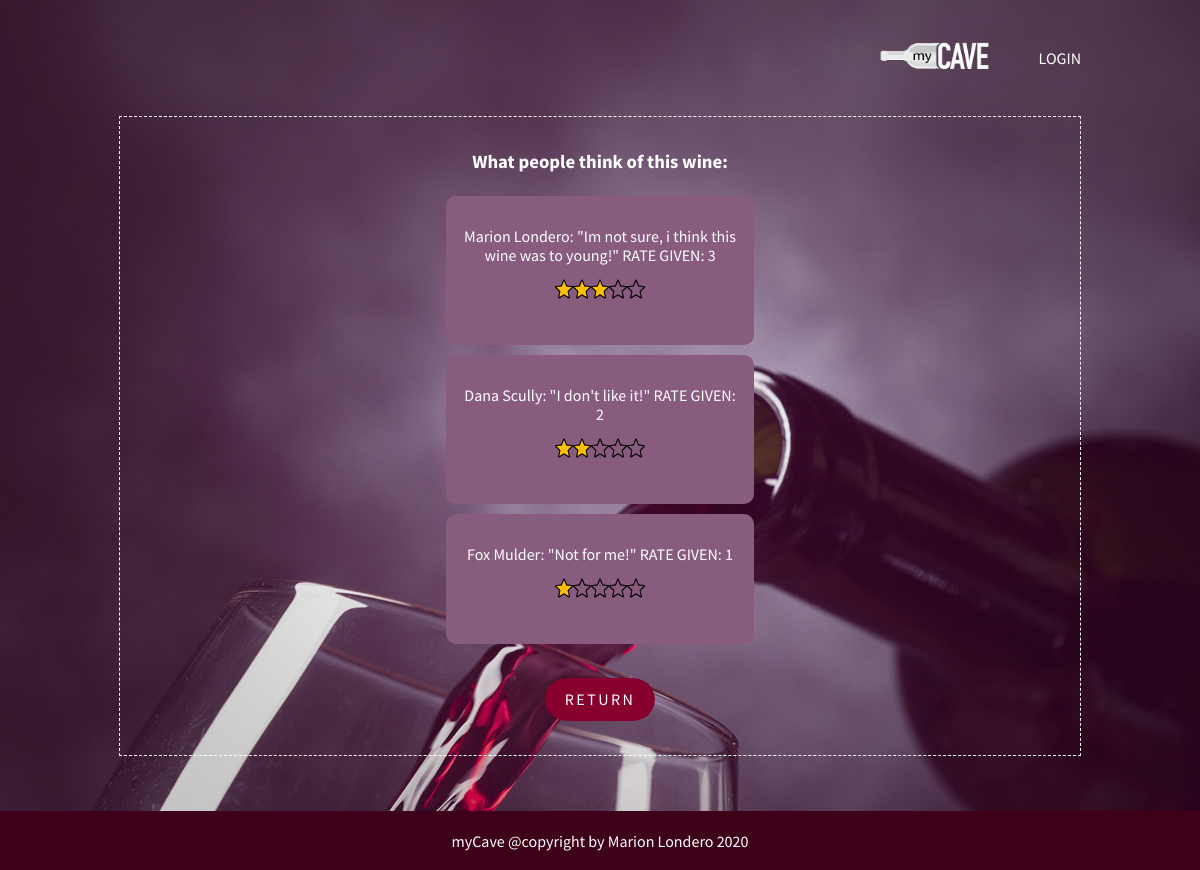
The app's page /comments.php?id=4, older data.
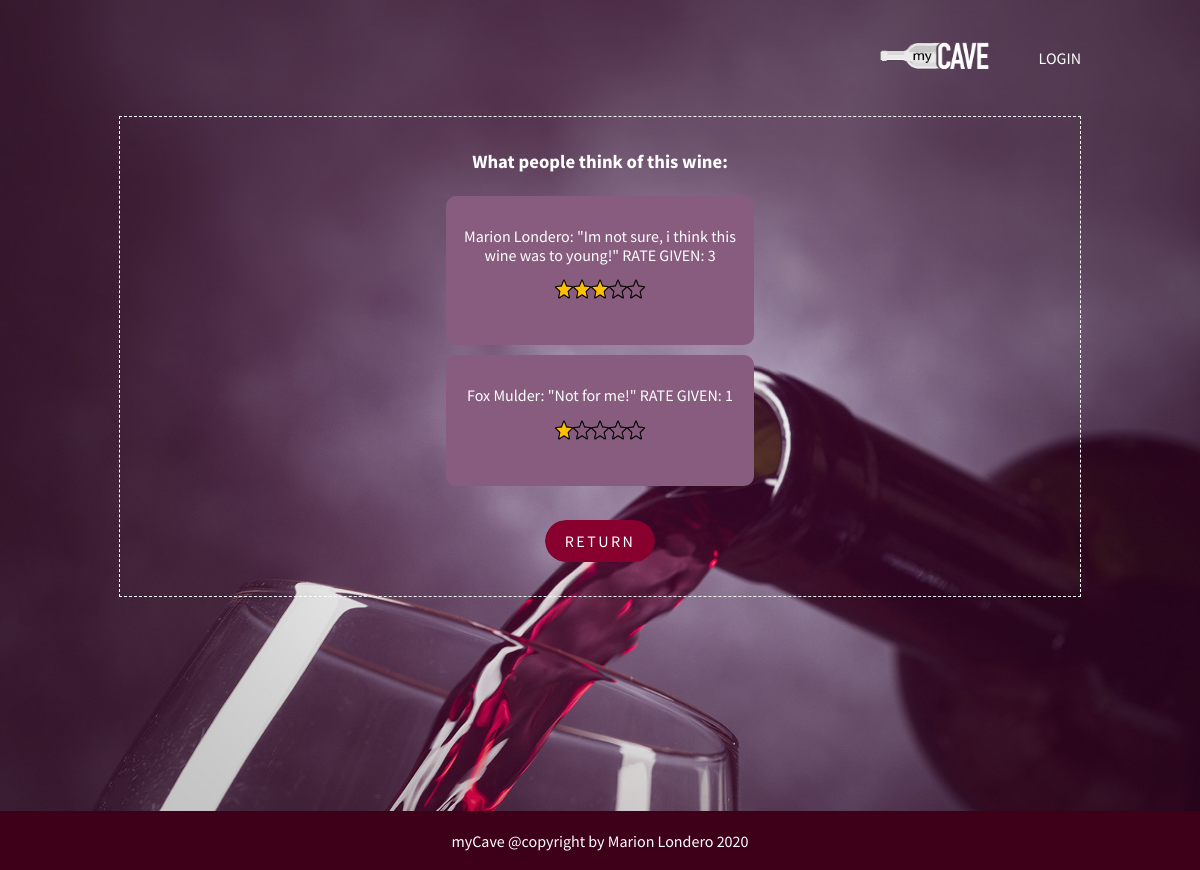
The same page, newer data.
### tables this page shows
CREATE TABLE `rate` (
  `id_rate` int(11) NOT NULL,
  `user_fullname` varchar(255) NOT NULL,
  `rate` int(11) NOT NULL,
  `comment` varchar(255) NOT NULL,
  `id_user` int(11) NOT NULL,
  `id_wine` int(11) NOT NULL
);

### comments.php (the view, shortened to what this page needs)
<?php
require 'assets/php/connect.php';
require 'assets/php/function.php';
include 'assets/php/background-image.php';
include 'assets/php/header.php';
include 'assets/php/nav.php';
    if(isset($_GET['id'])){
    $id = $_GET['id'];
    $sql = $db->query("SELECT * FROM rate AS r RIGHT JOIN wine AS w on w.id=r.id_wine WHERE w.id=$id");
    $sql->setFetchMode(PDO::FETCH_ASSOC);
    }
?>
<section>
    <article id="cartouche">
        <div id="text-welcome">
            <h3 class="ml3">What people think of this wine: </h3>
            <?php while($row = $sql->fetch()){ ?>
                <div id="card" class="flex">
                    <p><?= $row['user_fullname']; ?>: "<?= $row['comment']; ?>" RATE GIVEN: <?= $row['rate']; ?>
                <?php
                    if($row['rate'] >= 1 && $row['rate'] < 2){ ?>
                         <img src="assets/img/star1.png" alt="star1" class="ministars" width="90" height="20">
            <?php }if($row['rate'] >= 2 && $row['rate'] < 3){ ?>
                         <img src="assets/img/star2.png" alt="star2" class="ministars" width="90" height="20">
            <?php }if($row['rate'] >= 3 && $row['rate'] < 4){ ?>
                         <img src="assets/img/star3.png" alt="star3" class="ministars" width="90" height="20">
            <?php }if($row['rate'] >= 4 && $row['rate'] < 5){ ?>
                         <img src="assets/img/star4.png" alt="star4" class="ministars" width="90" height="20">
            <?php }if($row['rate'] >= 5  && $row['rate'] < 6){ ?>
             <?php } ?></p>
                </div>
    <?php  }?>
             <div class="button2">
                <a href="displaywine.php?id=<?= $id ?>" class="button3">RETURN</a>
            </div>
        </div>
    </article>
</section>
<?php
include 'assets/php/footer.php';
?>

Row changes from the older to the newer data that the page shows:
removed rate: user_fullname "Dana Scully", comment "I don't like it!", rate "2"
